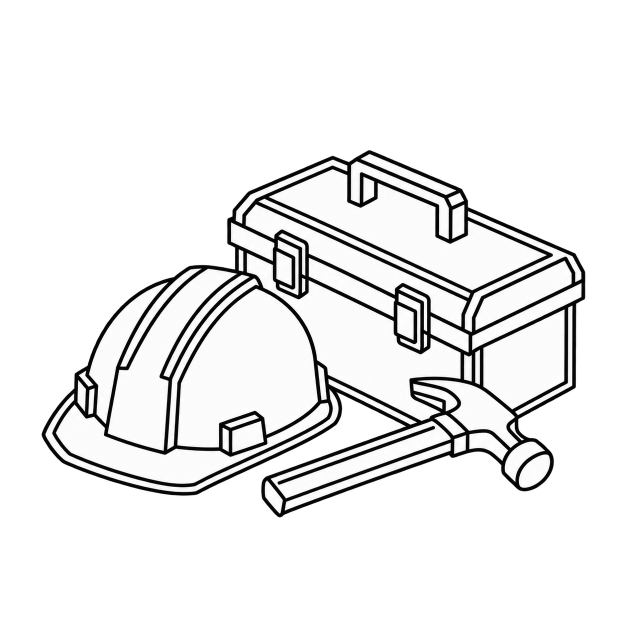
#> input picture _materiale/illustrazioni-originali/cantiere.png, 1254 x 1254 px, given in place of cantiere.png.png, which was not available (shown at 1/2 size)
$ python ritaglia.py illustrazioni-originali/cantiere.png
#> lines starting #> are read from the running program, lines starting #| are printed output that depends on the picture; pictures that were not available may be replaced by others from this repository, and a replacement may not be noted
# Ritaglia le illustrazioni di ChatGPT (PNG già trasparenti): toglie il vuoto attorno al disegno,
# le mette in un quadrato con un piccolo margine e le salva a 720 px in illustrazioni/
# Uso: python _materiale/ritaglia.py nome1 nome2 ...  (file in _materiale/illustrazioni-originali/nome.png)
import sys
from PIL import Image

for name in sys.argv[1:]:
    img = Image.open(f"_materiale/illustrazioni-originali/{name}.png").convert("RGBA")
#> img is the input picture: PIL image 1254x1254 RGBA; mean R, G, B, A 63, 62.9, 63, 80.9
    img = img.crop(img.getchannel("A").point(lambda v: 255 if v > 6 else 0).getbbox())
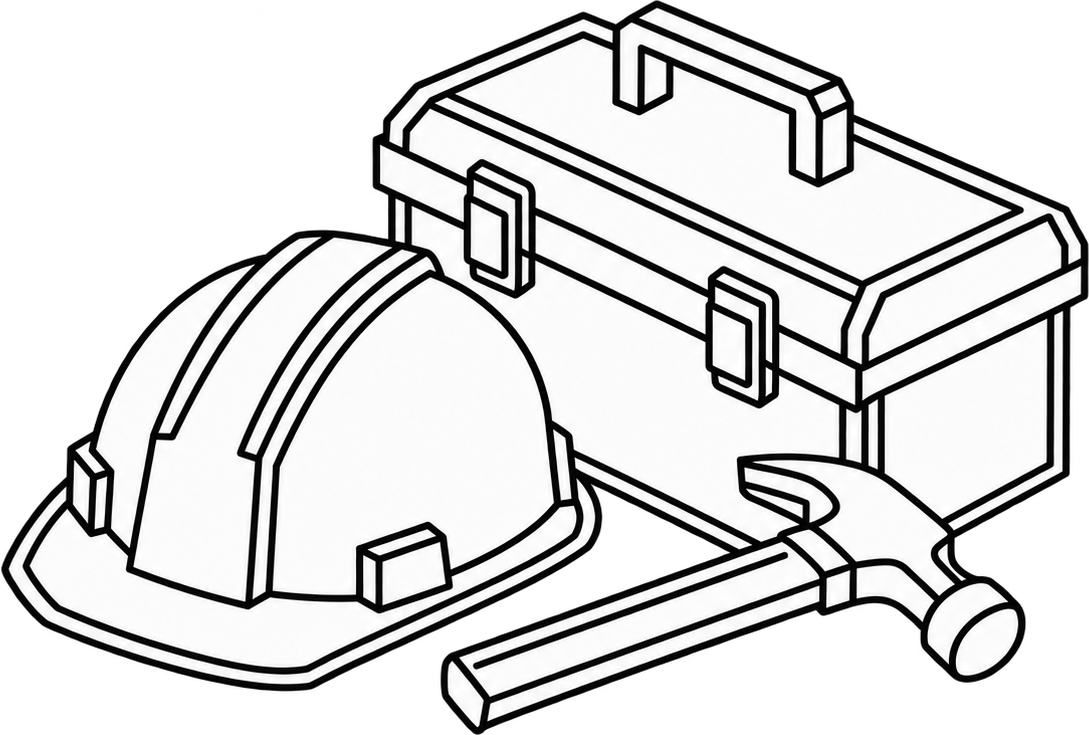
#> img: PIL image 1089x735 RGBA; mean R, G, B, A 123.7, 123.6, 123.7, 158.9; transparent parts drawn white
    side = int(max(img.size) * 1.06)
#> side = 1154
    can = Image.new("RGBA", (side, side), (0, 0, 0, 0))
#> can: PIL image 1154x1154 RGBA; every value is 0
    can.paste(img, ((side - img.size[0]) // 2, (side - img.size[1]) // 2))
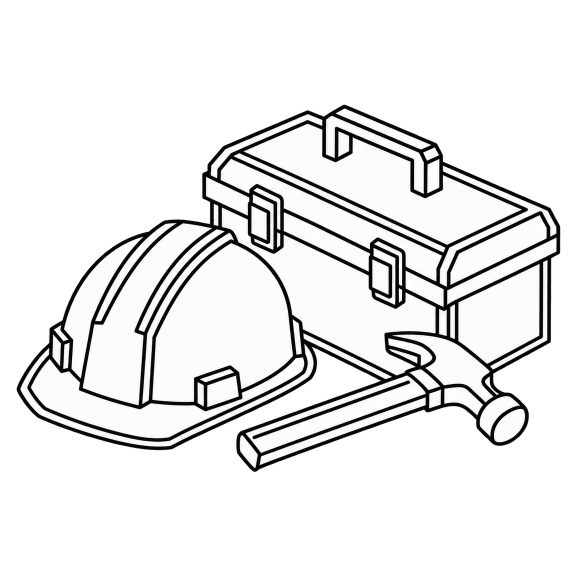
#> can: PIL image 1154x1154 RGBA (shown at 1/2 size); mean R, G, B, A 74.4, 74.3, 74.3, 95.5; transparent parts drawn white
    can.resize((720, 720), Image.LANCZOS).save(f"illustrazioni/{name}.png", optimize=True)
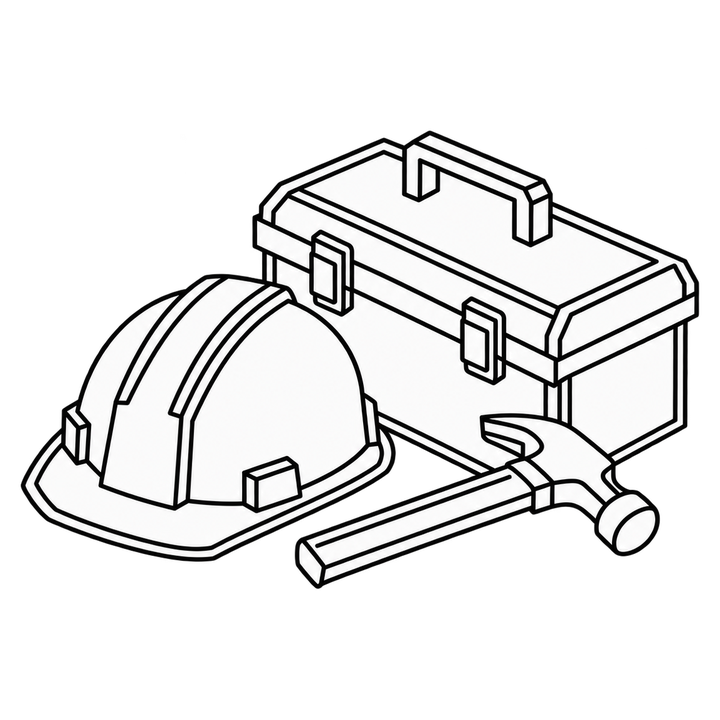
#> saved as cantiere.png.png: PIL image 720x720 RGBA; mean R, G, B, A 74, 74, 74, 95.5; transparent parts drawn white
    print("illustrazioni/" + name + ".png")

$ run again, on _materiale/illustrazioni-originali/sopralluogo.png
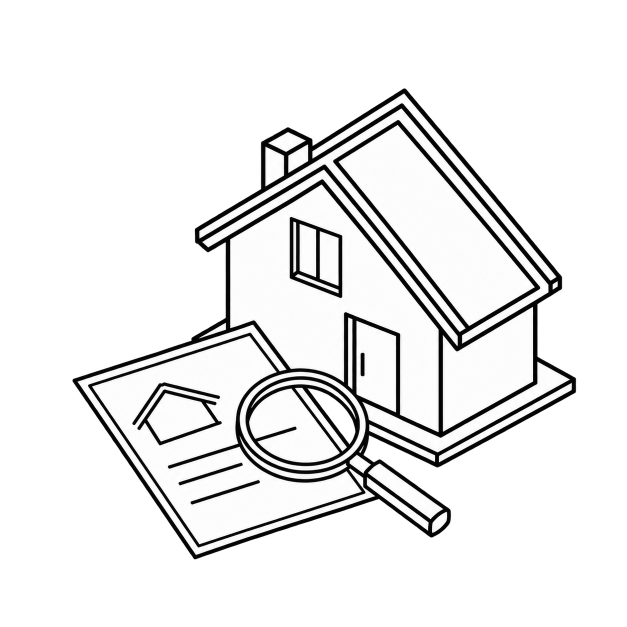
#> input picture _materiale/illustrazioni-originali/sopralluogo.png, 1254 x 1254 px, given in place of sopralluogo.png.png, which was not available (shown at 1/2 size)
#> img is the input picture: PIL image 1254x1254 RGBA; mean R, G, B, A 65.1, 65, 65, 83.5
#> `img = img.crop(img.getchannel("A").point(lambda v: 255 if v > 6 else 0..`:
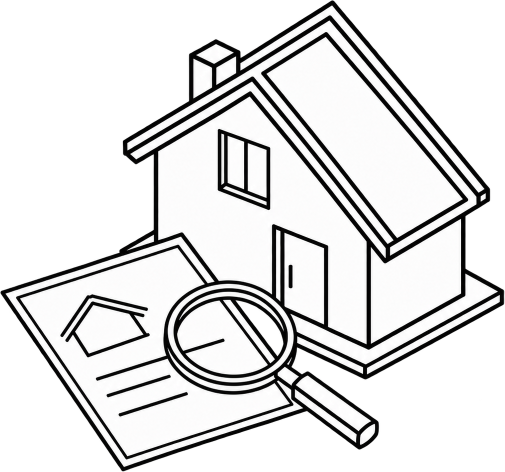
#> img: PIL image 1009x944 RGBA (shown at 1/2 size); mean R, G, B, A 107.4, 107.3, 107.4, 137.9; transparent parts drawn white
#> `can.resize((720, 720), Image.LANCZOS).save(f"illustrazioni/{name}.png"..`:
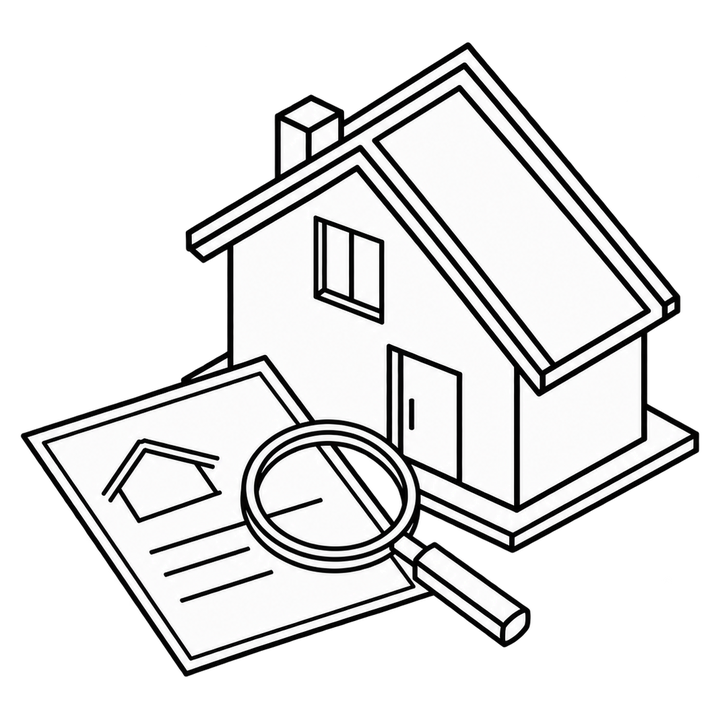
#> saved as sopralluogo.png.png: PIL image 720x720 RGBA; mean R, G, B, A 89.1, 89.1, 89.1, 114.9; transparent parts drawn white

$ run again, on _materiale/illustrazioni-originali/telefono.png
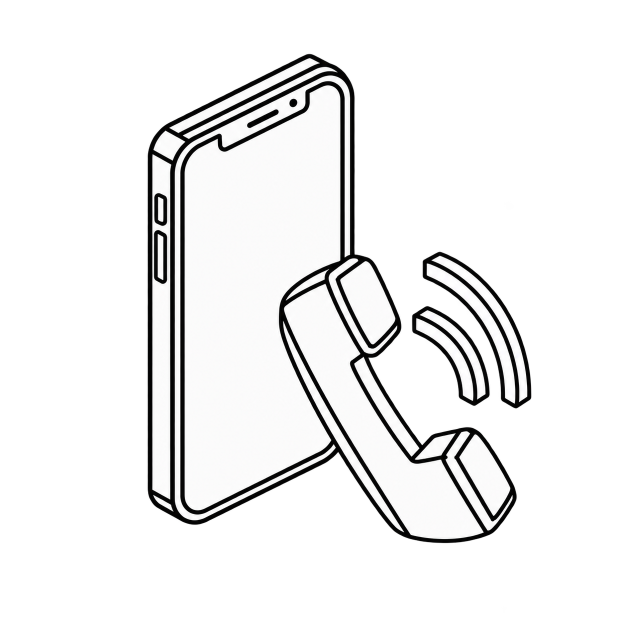
#> input picture _materiale/illustrazioni-originali/telefono.png, 1254 x 1254 px, given in place of telefono.png.png, which was not available (shown at 1/2 size)
#> img is the input picture: PIL image 1254x1254 RGBA; mean R, G, B, A 58.1, 58, 58.1, 73.5
#> `img = img.crop(img.getchannel("A").point(lambda v: 255 if v > 6 else 0..`:
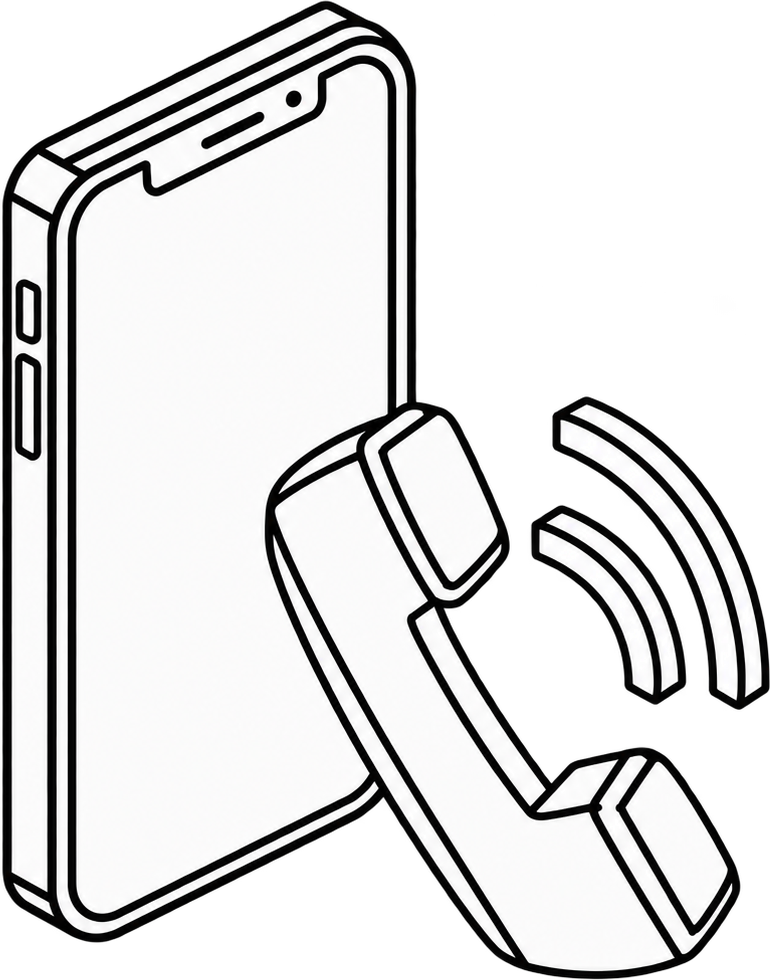
#> img: PIL image 770x980 RGBA; mean R, G, B, A 121, 120.9, 120.9, 153.2; transparent parts drawn white
#> `can.resize((720, 720), Image.LANCZOS).save(f"illustrazioni/{name}.png"..`:
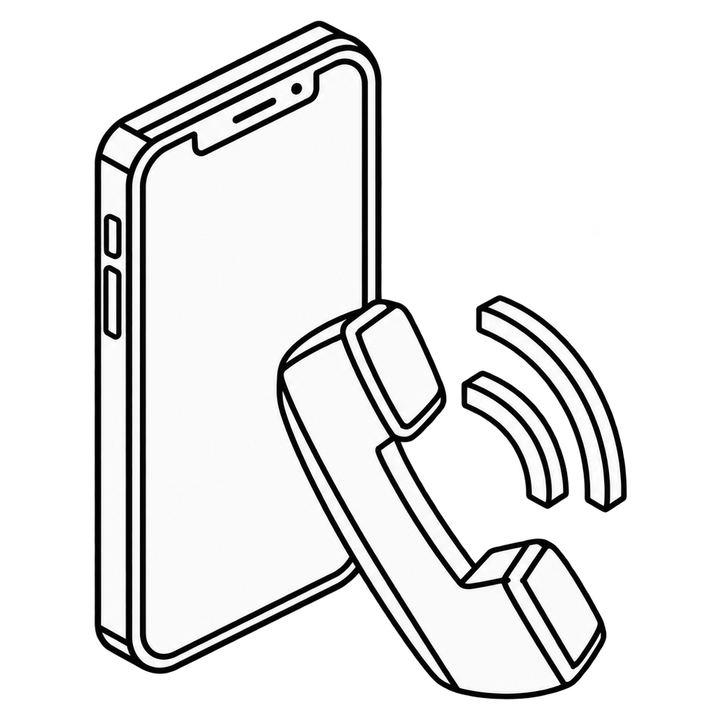
#> saved as telefono.png.png: PIL image 720x720 RGBA; mean R, G, B, A 84.3, 84.3, 84.3, 107.3; transparent parts drawn white
